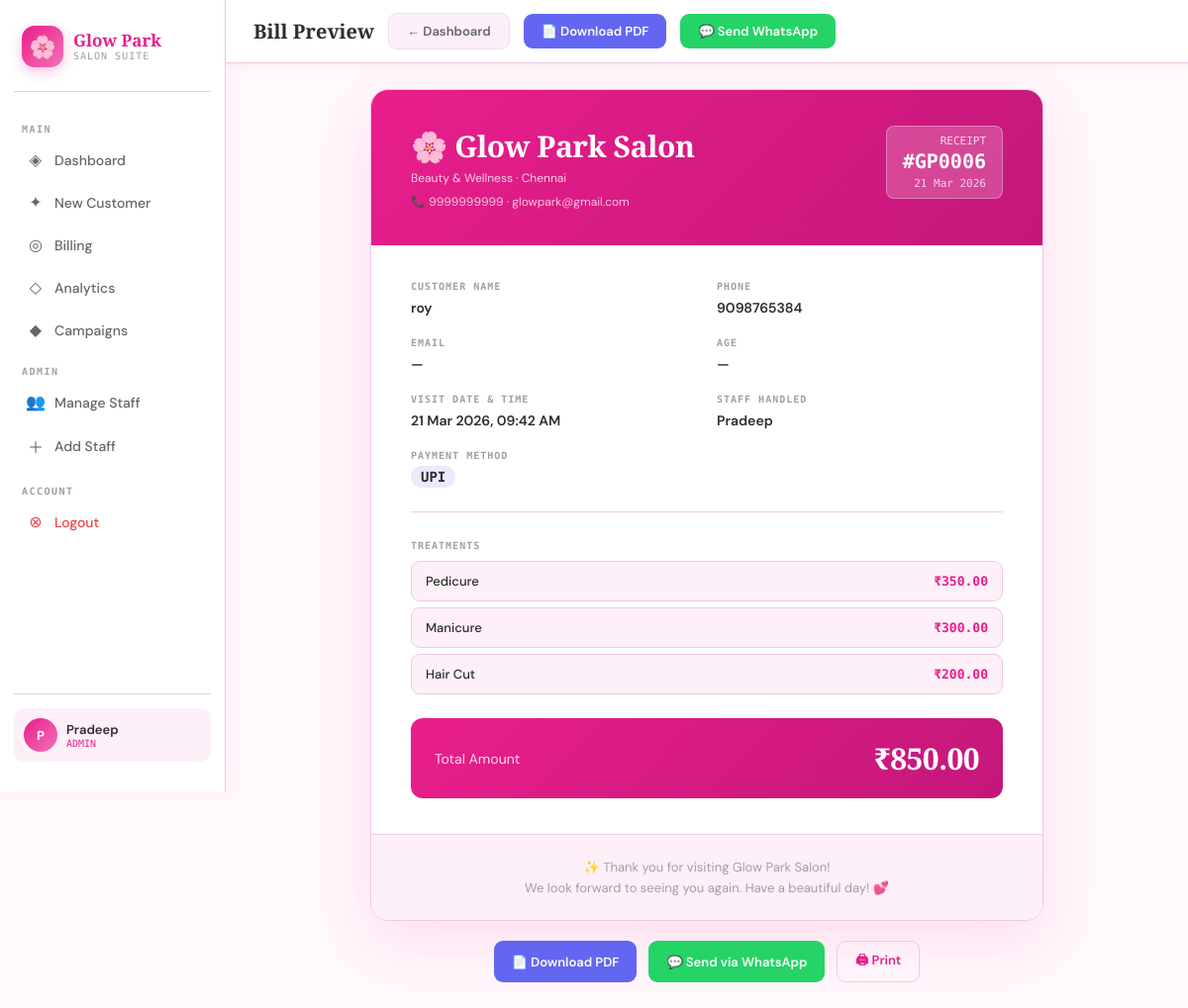
Screenshot of /bill/6 (signed in) with the database file from the repository.
### app.py (models this page shows, shortened)
class User(db.Model, UserMixin):
    id       = db.Column(db.Integer, primary_key=True)
    name     = db.Column(db.String(100), nullable=False)
    email    = db.Column(db.String(100), unique=True, nullable=False)
    password = db.Column(db.String(100), nullable=False)
    role     = db.Column(db.String(20), nullable=False, default=ROLE_STAFF)
    @property
    def is_admin(self):
        return self.role in ADMIN_ROLES

class Visit(db.Model):
    id             = db.Column(db.Integer, primary_key=True)
    customer_id    = db.Column(db.Integer, db.ForeignKey('customer.id'), nullable=False)
    staff_id       = db.Column(db.Integer, db.ForeignKey('user.id'), nullable=False)
    visit_date     = db.Column(db.DateTime, default=lambda: __import__('datetime').datetime.now(
                          __import__('datetime').timezone(
                          __import__('datetime').timedelta(hours=5,minutes=30))).replace(tzinfo=None))
    total_amount   = db.Column(db.Numeric(10, 2), nullable=False)
    payment_method = db.Column(db.String(20))
    notes          = db.Column(db.Text)
    created_at     = db.Column(db.DateTime, default=datetime.utcnow)
    staff      = db.relationship('User', backref='visits')
    treatments = db.relationship('Treatment', secondary=visit_treatments, backref='visits')

class Customer(db.Model):
    id         = db.Column(db.Integer, primary_key=True)
    name       = db.Column(db.String(100), nullable=False)
    phone      = db.Column(db.String(20), unique=True, nullable=False)   # UNIQUE identity
    email      = db.Column(db.String(120))
    age        = db.Column(db.Integer)
    created_at = db.Column(db.DateTime, default=datetime.utcnow)
    visits = db.relationship('Visit', backref='customer', lazy='dynamic',
                             order_by='Visit.visit_date.desc()')

class Treatment(db.Model):
    id    = db.Column(db.Integer, primary_key=True)
    name  = db.Column(db.String(100), nullable=False)
    price = db.Column(db.Numeric(10, 2), nullable=False)
    is_active = db.Column(db.Boolean, default=True)

### app.py (the view)
@app.route('/bill/<int:visit_id>')
@login_required
def generate_bill(visit_id):
    v = Visit.query.get_or_404(visit_id)
    if not current_user.is_admin and v.staff_id != current_user.id:
        flash("You don't have access to this bill.", 'error')
        return redirect(url_for('dashboard'))
    return render_template('bill.html', visit=v)

### app.py (called while the page is built)
@lm.user_loader
def load_user(user_id):
    return User.query.get(int(user_id))

### templates/bill.html (shortened to what this page needs)
{% extends 'base.html' %}
{% block page_title %}Bill Preview{% endblock %}
{% block topbar_actions %}
  <a href="{{ url_for('dashboard') }}" class="btn btn-ghost">← Dashboard</a>
  <a href="{{ url_for('download_bill', visit_id=visit.id) }}" class="btn btn-pdf">📄 Download PDF</a>
  <button class="btn btn-wa" onclick="sendWhatsApp('{{ visit.customer.phone }}','{{ visit.customer.name }}',{{ visit.id }},'{{ visit.total_amount }}')">
    💬 Send WhatsApp
  </button>
{% endblock %}
{% block content %}
<div class="bill-wrap">
  <div class="bill-card">
    <div class="bill-header">
      <div>
        <div class="bill-salon-name">🌸 Glow Park Salon</div>
        <div class="bill-salon-sub">Beauty &amp; Wellness · Chennai</div>
        <div class="bill-salon-contact">📞 9999999999 · glowpark@gmail.com</div>
      </div>
      <div class="bill-badge">
        <div style="font-size:11px;opacity:.8">RECEIPT</div>
        <div class="bill-badge-id">#GP{{ '%04d'|format(visit.id) }}</div>
        <div style="font-size:11px;opacity:.75;margin-top:4px">{{ visit.visit_date.strftime('%d %b %Y') }}</div>
      </div>
    </div>
    <div class="bill-body">
      <div class="bill-meta">
        <div class="meta-group">
          <label>Customer Name</label>
          <span>{{ visit.customer.name }}</span>
        </div>
        <div class="meta-group">
          <label>Phone</label>
          <span>{{ visit.customer.phone }}</span>
        </div>
        <div class="meta-group">
          <label>Email</label>
          <span>{{ visit.customer.email or '—' }}</span>
        </div>
        <div class="meta-group">
          <label>Age</label>
          <span>{{ visit.customer.age or '—' }}</span>
        </div>
        <div class="meta-group">
          <label>Visit Date &amp; Time</label>
          <span>{{ visit.visit_date.strftime('%d %b %Y, %I:%M %p') }}</span>
        </div>
        <div class="meta-group">
          <label>Staff Handled</label>
          <span>{{ visit.staff.name if visit.staff else '—' }}</span>
        </div>
        <div class="meta-group">
          <label>Payment Method</label>
          <span>
            <span class="badge b-{{ visit.payment_method.lower() if visit.payment_method else 'cash' }}">
              {{ (visit.payment_method or 'CASH').upper() }}
            </span>
          </span>
        </div>
      </div>
      <div class="treatments-section">
        <div class="treatments-label">Treatments</div>
        {% for t in visit.treatments %}
        <div class="treatment-row">
          <span class="t-name">{{ t.name }}</span>
          <span class="t-price">₹{{ t.price }}</span>
        </div>
        {% endfor %}
      </div>
      <div class="bill-total">
        <div class="bill-total-label">Total Amount</div>
        <div class="bill-total-value">₹{{ visit.total_amount }}</div>
      </div>
    </div>
    <div class="bill-footer">
      <div>✨ Thank you for visiting Glow Park Salon!</div>
      <div style="margin-top:4px">We look forward to seeing you again. Have a beautiful day! 💕</div>
    </div>
  </div>
  <div class="actions-strip">
    <a href="{{ url_for('download_bill', visit_id=visit.id) }}" class="btn btn-pdf">📄 Download PDF</a>
    <button class="btn btn-wa" onclick="sendWhatsApp('{{ visit.customer.phone }}','{{ visit.customer.name }}',{{ visit.id }},'{{ visit.total_amount }}')">
      💬 Send via WhatsApp
    </button>
    <button class="btn btn-outline" onclick="window.print()">🖨 Print</button>
  </div>
</div>
{% endblock %}

### templates/base.html (shortened to what this page needs)
<!DOCTYPE html>
<html lang="en">
<head>
</head>
<body>
<aside class="sidebar">
  <div class="sidebar-brand">
    <div class="brand-icon">🌸</div>
    <div>
      <div class="brand-name">Glow Park</div>
      <div class="brand-sub">Salon Suite</div>
    </div>
  </div>
  <div class="nav-sec">Main</div>
  <a href="{{ url_for('dashboard') }}" class="nav-item {% if request.endpoint=='dashboard' %}active{% endif %}">
    <span class="nav-icon">◈</span> Dashboard
  </a>
  <a href="{{ url_for('new_visit') }}" class="nav-item {% if request.endpoint=='new_visit' %}active{% endif %}">
    <span class="nav-icon">✦</span> New Customer
  </a>
  <a href="{{ url_for('billing_view') }}" class="nav-item {% if request.endpoint=='billing_view' %}active{% endif %}">
    <span class="nav-icon">◎</span> Billing
  </a>
  {% if current_user.role in ['admin', 'manager'] %}
  <a href="{{ url_for('analytics_view') }}" class="nav-item {% if request.endpoint=='analytics_view' %}active{% endif %}">
    <span class="nav-icon">◇</span> Analytics
  </a>
  <a href="{{ url_for('campaigns_view') }}" class="nav-item {% if request.endpoint=='campaigns_view' %}active{% endif %}">
    <span class="nav-icon">◆</span> Campaigns
  </a>
  {% endif %}
  {% if current_user.role == 'admin' %}
  <div class="nav-sec" style="margin-top:14px">Admin</div>
  <a href="{{ url_for('manage_staff') }}" class="nav-item {% if request.endpoint=='manage_staff' %}active{% endif %}">
    <span class="nav-icon">👥</span> Manage Staff
  </a>
  <a href="{{ url_for('register') }}" class="nav-item {% if request.endpoint=='register' %}active{% endif %}">
    <span class="nav-icon">＋</span> Add Staff
  </a>
  {% endif %}
  <div class="nav-sec" style="margin-top:16px">Account</div>
  <a href="{{ url_for('logout') }}" class="nav-item" style="color:#EF4444">
    <span class="nav-icon">⊗</span> Logout
  </a>
  <div class="sidebar-bottom">
    <div class="user-card">
      <div class="user-avatar">{{ current_user.name[0].upper() }}</div>
      <div>
        <div class="user-name">{{ current_user.name }}</div>
        <div class="user-role">{{ current_user.role }}</div>
      </div>
    </div>
  </div>
</aside>
<div class="main">
  <div class="topbar">
    <div class="topbar-title">{% block page_title %}Dashboard{% endblock %}</div>
    {% block topbar_actions %}{% endblock %}
  </div>
  <div class="content">
    {% block content %}{% endblock %}
  </div>
</div>
</body>
</html>

### templates/base.html (style rules this page uses)
:root { --pink: #E91E8C; --pink-deep: #C4177A; --pink-soft: #F472B6; --pink-light: #FCE4F3; --pink-pale: #FDF0F8; --pink-border: #F0C8E8; --white: #FFFFFF; --off-white: #FFF8FC; --gray-dark: #2D2D2D; --gray-mid: #666666; --gray-light: #A0A0A0; --gray-line: #E8E0E8; --green: #10B981; --amber: #F59E0B; --red: #EF4444; --shadow-sm: 0 2px 8px rgba(233,30,140,0.07); --shadow-md: 0 8px 24px rgba(233,30,140,0.12); --radius: 14px; --radius-sm: 9px; }
* { margin:0; padding:0; box-sizing:border-box; }
body { font-family:'DM Sans',sans-serif; background:var(--off-white); color:var(--gray-dark); min-height:100vh; display:flex; }
.sidebar { width:228px; min-width:228px; background:var(--white); border-right:1px solid var(--pink-border); display:flex; flex-direction:column; padding:24px 14px; position:sticky; top:0; height:100vh; box-shadow:4px 0 18px rgba(233,30,140,0.05); }
.sidebar-brand { display:flex; align-items:center; gap:10px; padding:2px 8px 24px; border-bottom:1px solid var(--pink-border); margin-bottom:18px; }
.brand-icon { width:42px; height:42px; border-radius:13px; background:linear-gradient(135deg,var(--pink),var(--pink-soft)); display:flex; align-items:center; justify-content:center; font-size:22px; box-shadow:0 4px 14px rgba(233,30,140,0.28); }
.brand-name { font-family:'Playfair Display',serif; font-size:17px; font-weight:700; color:var(--pink); line-height:1.1; }
.brand-sub { font-size:10px; color:var(--gray-light); letter-spacing:1px; text-transform:uppercase; font-family:'DM Mono',monospace; }
.nav-sec { font-size:10px; font-weight:600; color:var(--gray-light); letter-spacing:1.5px; text-transform:uppercase; font-family:'DM Mono',monospace; padding:0 8px; margin:14px 0 5px; }
.nav-item { display:flex; align-items:center; gap:9px; padding:10px 12px; border-radius:10px; font-size:14px; font-weight:500; color:var(--gray-mid); text-decoration:none; transition:all .16s; margin-bottom:2px; }
.nav-icon { font-size:16px; width:20px; text-align:center; }
.sidebar-bottom { margin-top:auto; border-top:1px solid var(--pink-border); padding-top:14px; }
.user-card { display:flex; align-items:center; gap:9px; padding:10px 10px; border-radius:10px; background:var(--pink-pale); margin-bottom:6px; }
.user-avatar { width:34px; height:34px; border-radius:50%; background:linear-gradient(135deg,var(--pink),var(--pink-soft)); display:flex; align-items:center; justify-content:center; font-size:13px; font-weight:700; color:#fff; flex-shrink:0; }
.user-name { font-size:13px; font-weight:600; color:var(--gray-dark); }
.user-role { font-size:10px; color:var(--pink); font-family:'DM Mono',monospace; text-transform:uppercase; }
.main { flex:1; display:flex; flex-direction:column; min-width:0; }
.topbar { background:var(--white); border-bottom:1px solid var(--pink-border); height:64px; display:flex; align-items:center; padding:0 28px; gap:14px; position:sticky; top:0; z-index:50; box-shadow:var(--shadow-sm); }
.topbar-title { font-family:'Playfair Display',serif; font-size:20px; font-weight:700; }
.content { flex:1; padding:26px 28px; overflow-y:auto; }
.btn { display:inline-flex; align-items:center; gap:7px; padding:9px 18px; border-radius:var(--radius-sm); font-size:13px; font-weight:600; font-family:'DM Sans',sans-serif; cursor:pointer; border:none; text-decoration:none; transition:all .16s; white-space:nowrap; }
.btn-outline { background:transparent; color:var(--pink); border:1.5px solid var(--pink-border); }
.btn-ghost { background:var(--pink-pale); color:var(--gray-mid); border:1px solid var(--gray-line); }
.btn-wa { background:#25D366; color:#fff; }
.btn-pdf { background:#6366F1; color:#fff; }
.badge { display:inline-flex; align-items:center; padding:3px 10px; border-radius:20px; font-size:11px; font-weight:600; font-family:'DM Mono',monospace; }
.b-upi { background:#EDE9FE; color:#5B21B6; }

### rows the page displays
User: name "P", name "Pradeep", role "ADMIN", staff "Pradeep"
Visit: id "0006", visit_date "21 Mar 2026", visit_date "21 Mar 2026, 09:42 AM", payment_method "UPI", total_amount "850.00"
Customer: customer.name "roy", customer.phone "9098765384", customer "—"
Treatment: name "Pedicure", price "350.00"
Treatment: name "Manicure", price "300.00"
Treatment: name "Hair Cut", price "200.00"
